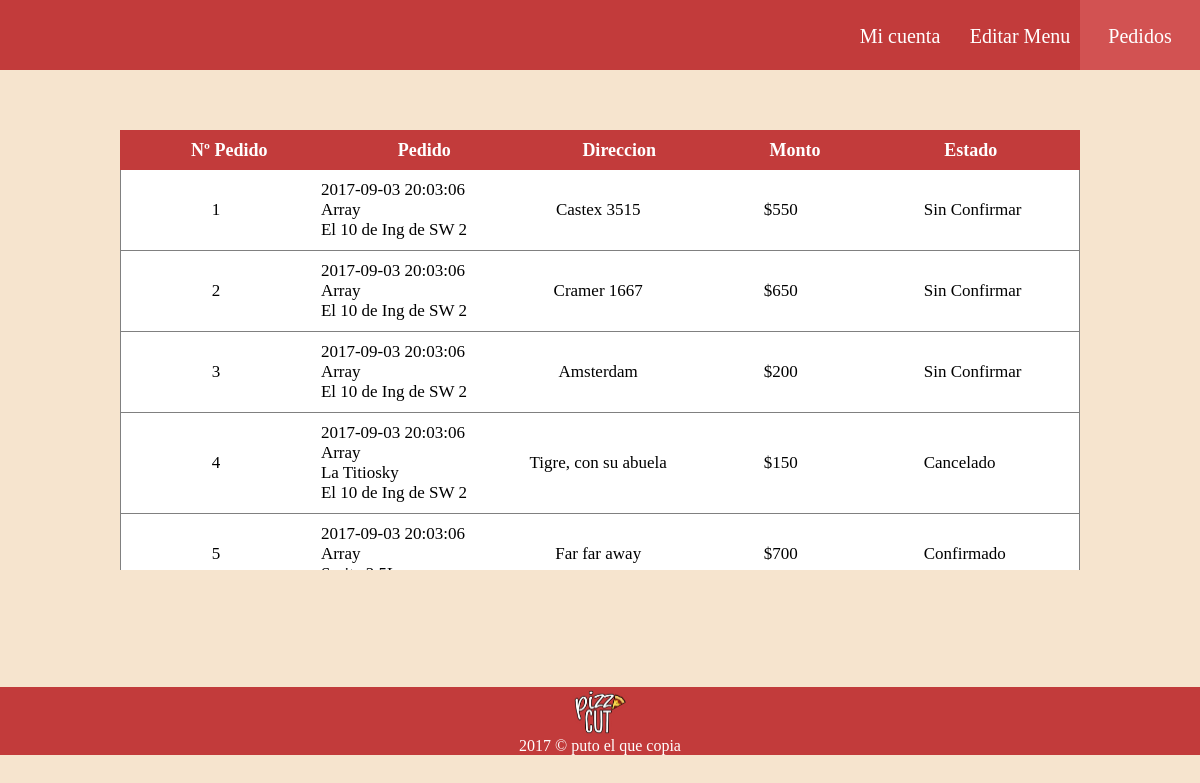
/MVC/View/Views_php/mainadmin.php (signed in), run on the app's committed database.
### tables this page shows
CREATE TABLE IF NOT EXISTS `Pedidos` (
  `idpedido` INT NOT NULL AUTO_INCREMENT,
  `precio_pagar` FLOAT UNSIGNED NOT NULL,
  `idestado_p` INT NOT NULL,
  `idcuenta_p` INT NOT NULL,
  `datetime_p` DATETIME NOT NULL,
  PRIMARY KEY (`idpedido`),
  CONSTRAINT `idestados_p`
    FOREIGN KEY (`idestado_p`)
    REFERENCES `Estados` (`idestado`)
    ON DELETE NO ACTION
    ON UPDATE NO ACTION,
  CONSTRAINT `idCuenta_p`
    FOREIGN KEY (`idcuenta_p`)
    REFERENCES `Cuentas` (`idcuenta`)
    ON DELETE NO ACTION
    ON UPDATE NO ACTION);

CREATE TABLE IF NOT EXISTS `Cuentas` (
  `idcuenta` INT NOT NULL AUTO_INCREMENT,
  `nombre` VARCHAR(45) NOT NULL,
  `apellido` VARCHAR(45) NOT NULL,
  `direccion` VARCHAR(45) NOT NULL,
  `email` VARCHAR(45) NOT NULL UNIQUE,
  `clave` VARCHAR(255) NOT NULL,
  `telefono` VARCHAR(45) NOT NULL,
  `idtipo_cuenta` INT NOT NULL,
  PRIMARY KEY (`idcuenta`));

CREATE TABLE IF NOT EXISTS `Estados` (
  `idestado` INT NOT NULL AUTO_INCREMENT,
  `descripcion_estados` VARCHAR(45) NOT NULL,
  PRIMARY KEY (`idestado`));

### MVC/Model/Classes/Pedido.php (called while the page is built, shortened)
<?php
require_once "Item.php";
class Pedido{
	private $idpedido;
	private $direccion;
	private $precio_pagar;
	private $datetime_p;
	private $descripcion_estados;
	private $items_arr;
	public static $tabla = "Pedidos";
	public function getidpedido(){
		return $this->idpedido;
	}
	public function getitems_arr(){
		return $this->items_arr;
	}
	public function setdescripcion_estados($a){
		$this->descripcion_estados = $a;
	}
	public function getdescripcion_estados(){
		return $this->descripcion_estados;
	}
	public function setdireccion($a){
		$this->direccion = $a;
	}
	public function getdireccion(){
		return $this->direccion;
	}
	public function setprecio_pagar($a){
		$this->precio_pagar = $a;
	}
	public function getprecio_pagar(){
		return $this->precio_pagar;
	}
	public function setdatetime_p($a){
		$this->datetime_p = $a;
	}
	public function getdatetime_p(){
		return $this->datetime_p;
	}
	public static function all(){
		$salida = [];
		$query = "SELECT idpedido,  direccion, precio_pagar,
					idestado_p, idcuenta_p, datetime_p, descripcion_estados
					FROM ". static::$tabla .", cuentas, estados
					WHERE idcuenta = idcuenta_p AND idestado = idestado_p;";
		$stmt = DBcnx::getStatement($query);
		if($stmt->execute()) {
			while($fila = $stmt->fetch(PDO::FETCH_ASSOC)) {
				$pedido = new Pedido;
				$pedido->idpedido = $fila['idpedido'];
				$pedido->cargarDatos($fila);
				$query2 = "SELECT iditem_phi FROM pedidos_has_items
							WHERE idpedido_phi =" . $pedido->getidpedido();
				$stmt2 = DBcnx::getStatement($query2);
				if($stmt2->execute()){
					while($fila2 = $stmt2->fetch(PDO::FETCH_ASSOC)) {
						$item = new Item;
						$array123 = $item->getByPk($fila2['iditem_phi']);
						$pedido->items_arr[]= $item->getnombre();
					}
				}
				$salida[] = $pedido;
			}
		}
		return $salida;
	}
}

### MVC/Controller/DBManager.php (called while the page is built, shortened)
<?php
	class DBcnx{
		private static $db;
		private static function connect(){
			$host = "localhost";
			$user = "root";
			$pass = "root";
			$name = "pizza_cut";
			$dsn = "mysql:host=" . $host . ";dbname=" . $name . ";charset=utf8";
			try {
				self::$db = new PDO($dsn, $user, $pass);
			} catch(Exception $e) {
				echo "Oops, error en la página: " . $e->getMessage();
			}
		}
		public static function getConnection(){
			return self::$db;
		}
		public static function getStatement($query){
			return self::getConnection()->prepare($query);
		}
	}

### MVC/Model/Classes/Item.php (called while the page is built, shortened)
<?php
class Item{
	private $nombre_item;
	public static $tabla = "Items";
	public function setnombre($a){
		$this->nombre_item = $a;
	}
	public function getnombre(){
		return $this->nombre_item;
	}
	public function getByPk($id){
		$query = "SELECT * FROM " . static::$tabla . "
					WHERE iditem = " . $id;
		$stmt = DBcnx::getStatement($query);
		$stmt->execute();
		return $this;
	}
}

### MVC/View/Views_php/mainadmin.php (the view, shortened to what this page needs)
<?php
	require_once "../../Controller/DBManager.php";
	require_once "../../Model/Classes/Pedido.php";
	$pedidos = new Pedido();
	$pedidos_arr = $pedidos->all();
?>
<!DOCTYPE html>
<html>
<head>
	<link rel="stylesheet" type="text/css" href="../../../Utils/css/mainadmin.css">
	<link rel="stylesheet" type="text/css" href="../../../Utils/css/header.css">
	<link rel="stylesheet" href="../../../Utils/css/Fonts/font-awesome-4.7.0/css/font-awesome.min.css">
</head>
<body id="mainadminHtml">
	<header class="menu_bar">
		<a href="#" class="selected menu_bar-link">Pedidos</a>
		<a href="editarmenu.php" class="menu_bar-link">Editar Menu</a>
		<a href="micuentadmin.php" class="menu_bar-link">Mi cuenta</a>
	</header>
	<section class="pedidos">
		<div class="table_header">
			<h2 class="table_header--h2">Nº Pedido</h2>
			<h2 class="table_header--h2">Pedido</h2>
			<h2 class="table_header--h2">Direccion</h2>
			<h2 class="table_header--h2">Monto</h2>
			<h2 class="table_header--h2">Estado</h2>
		</div>
		<form method="POST" class="table_pedidos">
			<table class="table_pedidos_actuales" >
				<?php
					uasort($pedidos_arr, "cmp");
					foreach ($pedidos_arr as $fila){
						if($fila->getitems_arr()!= NULL){
				?>
				<tr class="table_pedidos_actuales-row" >
					<td class="table_pedidos_actuales-column"><?= $fila->getidpedido()?>
					</td>
					<td class="table_pedidos_actuales-column">
						<p> <?= $fila->getdatetime_p()?> </p>
						<?php
							echo ($fila->getitems_arr());
							foreach ($fila->getitems_arr() as $item) {
						?>
						<p><?= $item?></p>
						<?
							}
						?>
					</td>
					<td class="table_pedidos_actuales-column"><?= $fila->getdireccion()?></td>
					<td class="table_pedidos_actuales-column"><?= "$" . $fila->getprecio_pagar()?></td>
					<td class="table_pedidos_actuales-column">
						<select class="table_pedidos_actuales-column-status" id="statusOption" name="statusOption">
							<?php
							$estado = $fila->getdescripcion_estados();
							switch($estado){
								case "Sin Confirmar":
									echo "<option value='Sin_Confirmar' selected disabled>Sin Confirmar</option>
				  						<option value='Confirmado'>Confirmado</option>
				  						<option value='En_camino'>En Camino</option>
				  						<option value='Completado'>Completado</option>
				  						<option value='Cancelado'>Cancelado</option>";
								break;
								case "Confirmado":
								echo "<option value='Sin_Confirmar' disabled>Sin Confirmar</option>
			  						<option value='Confirmado' selected disabled>Confirmado</option>
			  						<option value='En_camino'>En Camino</option>
			  						<option value='Completado'>Completado</option>
			  						<option value='Cancelado'>Cancelado</option>";
								break;
								case "Cancelado":
								echo "<option value='Sin_Confirmar' disabled>Sin Confirmar</option>
			  						<option value='Confirmado' disabled>Confirmado</option>
			  						<option value='En_camino' disabled>En Camino</option>
			  						<option value='Completado' disabled>Completado</option>
			  						<option value='Cancelado' selected disabled>Cancelado</option>";
								break;
							}
							?>
						</select>
					</td>
				</tr>
				<tr class="table_pedidos_actuales-row">
				<?php
						}
					}
				?>
			</table>
		</form>
	</section>
	<footer class="footer">
		<img src="../../../Utils/imgs/logo.png" alt="" class="footer-img">
		<p class="footer-paragraph">2017 © puto el que copia</p>
	</footer>
</body>
</html>

### Utils/css/mainadmin.css (style rules this page uses)
* { padding: 0; margin: 0; }
body { background-color: #F6E4CE; }
.pedidos { display: block; margin-top: 5%; }
.table_header { display: block; background-color: #C23B3B; color: white; height: 40px; font-family: helvetica_neue_lt; font-weight: lighter; font-size: 12px; width: 80%; margin: auto; text-align: center; overflow-y: none; }
.table_header--h2 { padding: 10px 0; display: inline-block; width: 20%; }
.table_header--h2:nth-child(4) { width: 16%; }
.table_pedidos_actuales { display: block; background-color: white; color: black; height: 400px; font-family: helvetica_neue_lt; font-weight: lighter; overflow-y: scroll; font-size: 17px; border-collapse: collapse; width: 80%; margin: auto; text-align: center; }
.table_pedidos_actuales td:nth-child(2) { text-align: left; }
.table_pedidos_actuales-row { border-left: 1px solid grey; border-bottom: 1px solid grey; border-right: 1px solid grey; }
.table_pedidos_actuales-row:nth-child(even) { background-color: rgba(200,200,200,0.7); }
.table_pedidos_actuales-column { padding: 10px; width: 10%; }
.table_pedidos_actuales-column:nth-child(4) { width: 9%; }
.table_pedidos_actuales-column-status { overflow: hidden; background-color: transparent; border: none; line-height:1; border-radius:5px; font-size:17px; -webkit-appearance:none; color: black; outline:none; font-family: helvetica_neue_lt; font-weight: lighter; }
.footer { background-color: #C23B3B; margin-top: 117px; }
.footer-img { height: 50px; display: block; margin: auto; }
.footer-paragraph { text-align: center; font-family: helvetica_neue; color: white; }

### Utils/css/header.css (style rules this page uses)
.menu_bar { background-color: #C23B3B; height: 70px; width: 100%; }
.menu_bar-link { display: block; height: 45px; padding-top: 25px; -webkit-transition: background-color .13s; }
.selected, .menu_bar-link:hover { display: block; height: 45px; background-color: #D25252; color: white; text-decoration: none; }
.menu_bar-link { color: white; text-decoration: none; display: block; float: right; font-family: helvetica_neue_lt; font-size: 20px; height: 45px; width: 10%; text-align: center; cursor: pointer; }
.selected, .menu_bar--bs-link:hover { display: block; height: 70px; background-color: #D25252; color: white; text-decoration: none; }

### data on the page
pedidos: idpedido "1", datetime_p "2017-09-03 20:03:06", items_arr "Array", item "El 10 de Ing de SW 2", idcuenta_p.direccion "Castex 3515", precio_pagar "550"
pedidos: idpedido "2", datetime_p "2017-09-03 20:03:06", items_arr "Array", item "El 10 de Ing de SW 2", idcuenta_p.direccion "Cramer 1667", precio_pagar "650"
pedidos: idpedido "3", datetime_p "2017-09-03 20:03:06", items_arr "Array", item "El 10 de Ing de SW 2", idcuenta_p.direccion "Amsterdam", precio_pagar "200"
pedidos: idpedido "4", datetime_p "2017-09-03 20:03:06", items_arr "Array", item "La Titiosky", item "El 10 de Ing de SW 2", idcuenta_p.direccion "Tigre, con su abuela", precio_pagar "150"
pedidos: idpedido "5", datetime_p "2017-09-03 20:03:06", items_arr "Array", idcuenta_p.direccion "Far far away", precio_pagar "700"
